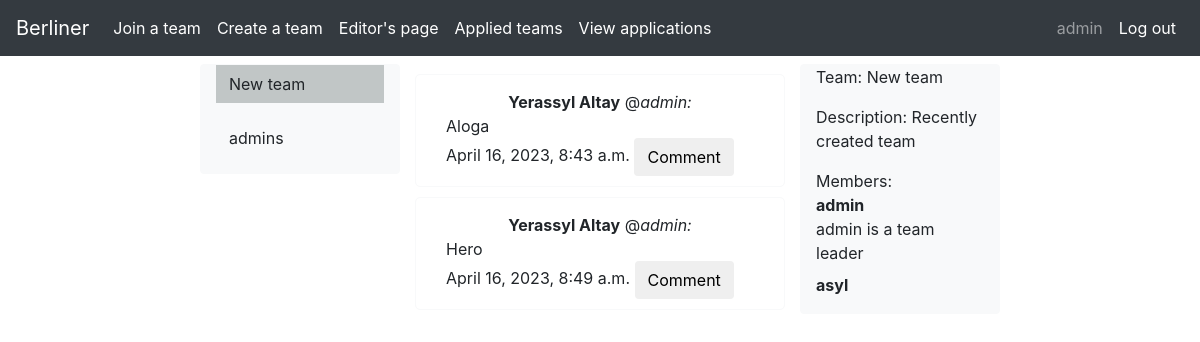
/ (signed in), run on an earlier commit of the app's database.
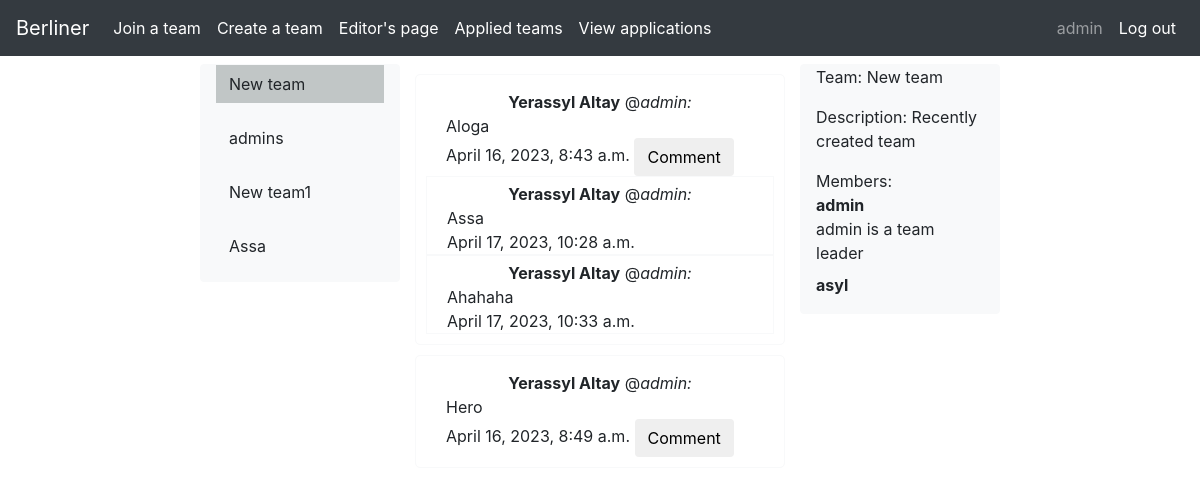
And on a later commit of the database.
### users/models.py (models this page shows)
class CustomUser(AbstractUser):
    birthDate = models.DateTimeField(null=True)
    class Meta:
        pass

### logedin/models.py (models this page shows, shortened)
class Team(models.Model):
    teamLeader = models.ForeignKey(CustomUser, on_delete=models.CASCADE, related_name="createdTeams", related_query_name="createdTeam")
    members = models.ManyToManyField(CustomUser, through='Membership', through_fields=('team', 'member'), related_name="memberTeams", related_query_name="memberTeam")
    applicants = models.ManyToManyField(CustomUser, through='Application', through_fields=('team', 'applicant'))
    name = models.CharField(default="New team", max_length=30, unique=True)
    description = models.CharField(default="Recently created team", max_length=60)

class Post(models.Model):
    team = models.ForeignKey(Team, on_delete=models.CASCADE)
    author = models.ForeignKey(CustomUser, on_delete=models.CASCADE)
    content = models.TextField(max_length=200)
    date = models.DateTimeField(auto_now_add=True, null=True)
    public = models.BooleanField(default=False)

class Membership(models.Model):
    member = models.ForeignKey(CustomUser, on_delete=models.CASCADE)
    team = models.ForeignKey(Team, on_delete=models.CASCADE)
    isLeader = models.BooleanField(default=False)
    isEditor = models.BooleanField(default=False)

class Comment(models.Model):
    post = models.ForeignKey(Post, on_delete=models.CASCADE, related_name="comments", related_query_name="comment")
    author = models.ForeignKey(CustomUser, on_delete=models.CASCADE)
    content = models.TextField(max_length=200)
    date = models.DateTimeField(auto_now_add=True, null=True)

### logedin/views.py (the view)
# urls.py: path('', views.HomePageView.as_view(), name='index'),
class HomePageView(LoginRequiredMixin, ListView):
    login_url = 'home'
    template_name = 'logedin/index.html'
    fields = []
    context_object_name = 'object'
    def get_queryset(self):
        teams = Team.objects.filter(members__username=self.request.user)
        mySet = {
            'teams': teams,
            'posts': Post.objects.filter(team__members__username=self.request.user),
        }
        return mySet

### templates/logedin/index.html (shortened to what this page needs)
{% extends 'base/base_logedin.html' %}
{% load static %}
{% block menu %}
    <div id="menu">
        {% for team in object.teams %}
            <p class="team-name" data-details="{{ team.name }}"><a class="btn">{{ team.name }}</a></p>
        {% empty %}
            <p class="team-name" data-details="No teams"><a class="btn">No teams</a></p>
        {% endfor %}
    </div>
{% endblock %}
{% block main %}
    {% for post in object.posts %}
    <div class="post border border-light">
        <span class="post-header"><b>{{ post.author.first_name }} {{ post.author.last_name }}</b> @<i>{{ post.author.username }}:</i> </span>
        <span class="post-body">{{ post.content }}</span>
        <span class="post-footer">{{ post.date }} <button class="btn comment" data-details="pop-up" id="{{ post.pk }}"> Comment </button></span>
        <div class="comments">
            {% for comment in post.comments.all %}
                    <div class="comment border border-light">
                        <span class="comment-header"><b>{{ comment.author.first_name }} {{ comment.author.last_name }}</b> @<i>{{ comment.author.username }}:</i> </span>
                        <span class="comment-body">{{ comment.content }}</span>
                        <span class="comment-footer">{{ comment.date }}</span>
                    </div>
            {% endfor %}
        </div>
    </div>
    {% empty %}
    <div class="post border border-light">
        <p class="post-header"><b>No posts yet</b></p>
    </div>
    {% endfor %}
{% endblock %}
{% block info %}
    {% for team in object.teams %}
    <div class="{{ team.name }}">
        <p>Team: {{ team.name }}</p>
        <p>Description: {{ team.description }}</p>
        <figure>
            <figcaption>Members:</figcaption>
            <dl>
                {% for membership in team.membership_set.all %}
                    <dt class="">{{ membership.member }}</dt>
                    {% if membership.isLeader %}
                        <dd class="">{{ membership.member }} is a team leader</dd>
                    {% elif membership.isEditor %}
                        <dd class="">{{ membership.member }} is a team editor</dd>
                    {% endif %}
                {% endfor %}
            </dl>
        </figure>
    </div>
    {% empty %}
        <div id="No teams">
            <p>Team: No teams</p>
        </div>
    {% endfor %}
{% endblock %}

### templates/base/base_logedin.html (shortened to what this page needs)
{% extends '../base/base.html' %}
{% load static %}
{% block header %}
<link rel="stylesheet" href="{% static 'css/logedin.css' %}">
{% endblock %}
{% block content %}
<div class="container-fluid full-height">
    <div class="row">
        <div class="h-75 col-sm-12 offset-lg-2 col-lg-2 bg-light border border-light rounded">
                {% block menu %}
                {% endblock %}
        </div>
        <div class="col-sm-12 col-lg-4">
            {% block main %}
            {% endblock %}
        </div>
        <div class="h-75 col-sm-12 col-lg-2 border border-light rounded bg-light" id="members">
            {% block info %}
            {% endblock %}
        </div>
    </div>
</div>
{% endblock %}

### templates/base/base.html (shortened to what this page needs)
{% load static %}
<!DOCTYPE html>
<html lang="en">
<head>
    <link rel="stylesheet" href="{% static 'css/base.css' %}">
    <link rel="stylesheet" href="https://cdn.jsdelivr.net/npm/bootstrap@4.1.3/dist/css/bootstrap.min.css">
    {% block header %}
    {% endblock %}
</head>
<body>
    <nav class="navbar navbar-expand-lg navbar-dark bg-dark fixed-top">
        <a class="navbar-brand" href="{% if user.is_authenticated %} {% url 'index' %} {% else %} {% url 'home' %} {% endif %}">Berliner</a>
        <div class="collapse navbar-collapse" id="target">
            <div class="navbar-nav">
                <a class="nav-item nav-link active" href="{% if user.is_authenticated %} {% url 'join' %} {% else %}#join{% endif %}">Join a team</a>
                <a class="nav-item nav-link active" href="{% if user.is_authenticated %} {% url 'create' %} {% else %}#create{% endif %}">Create a team</a>
                {% if user.is_authenticated %}
                <a class="nav-item nav-link active" href="{% url 'editor' %}">Editor's page</a>
                <a class="nav-item nav-link active" href="{% url 'applied' %}">Applied teams</a>
                <a class="nav-item nav-link active" href="{% url 'applications' %}">View applications</a>
                {% endif %}
            </div>
        </div>
        <div class="collapse navbar-collapse justify-content-end" id="target">
            <div class="navbar-nav">
                {% if user.is_authenticated %}
                <a class="nav-item nav-link" href="{% url 'user' user.pk %}">{{ user.username }}<a>
                <a class="nav-item nav-link active" href="{% url 'logout' %}">Log out</a>
                {% else %}
                <a class="nav-item nav-link active" href="{% url 'login' %}">Login</a>
                <a class="nav-item nav-link active" href="{% url 'signup' %}">Sign up</a>
                {% endif %}
            </div>
        </div>
    </nav>
    {% block content %}
   {% endblock %}
</body>
</html>

### static/css/base.css (style rules this page uses)
html { scroll-behavior: smooth; }
.full-height { padding-top: 8vh; min-height: 100vh; height: 100vh; }
body { background-color: rgb(253, 253, 253); background-position: center center; background-size: cover; background-attachment: fixed; background-blend-mode: multiply; }

### static/css/logedin.css (style rules this page uses)
.post-header { margin-top: 5px; text-align: center; display: block; }
.post-body { margin: 0 20px; display: block; }
.post-footer { margin: 0 20px; display: block; }
.comment-header { margin-top: 5px; text-align: center; display: block; }
.comment-body { margin: 0 20px; display: block; }
.comment-footer { margin: 0 20px; display: block; }
.post { margin: 10px 0; padding: 10px; border-radius: 5px; display: block; text-decoration: none; }

What changed in the data, as far as the page shows it:
added Team: name "New team1"
added Team: name "Assa"
added Comment: author.first_name "Yerassyl", author.last_name "Altay", author.username "admin", content "Assa", date "April 17, 2023, 10:28 a.m.", shown under Post "Aloga"
added Comment: author.first_name "Yerassyl", author.last_name "Altay", author.username "admin", content "Ahahaha", date "April 17, 2023, 10:33 a.m.", shown under Post "Aloga"
